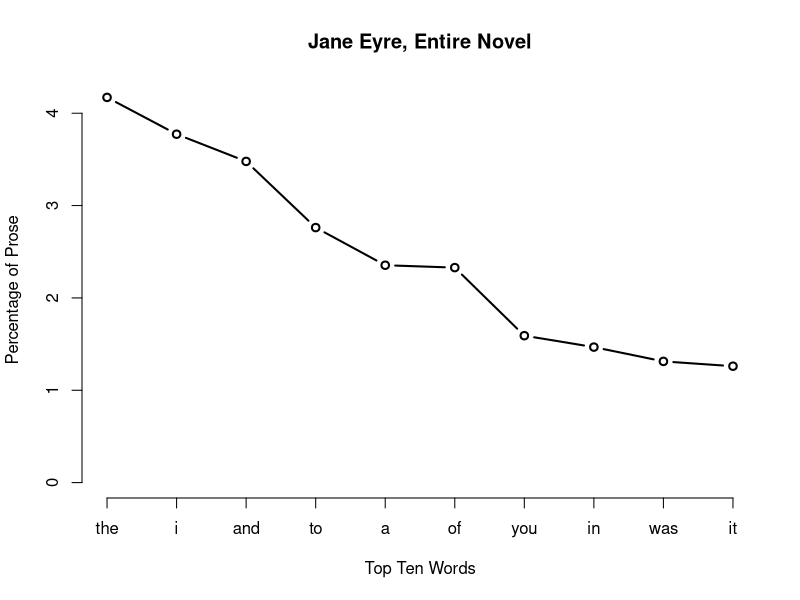

Here is the R script that generated this plot:
## ---- chunk 1
setwd("~/cyberdh/HILT-demo")
## ---- chunk 2
library(knitr)
library(markdown)
library(rmarkdown)
## ---- chunk 3
text.v <- scan("janeEyre.txt", what="character", sep="\n")
## ---- chunk 4
janeEyre.v <- paste(text.v, collapse="  ")
## ---- chunk 5
janeEyre.lower.v <- tolower(janeEyre.v)
## ---- chunk 6
janeEyre.words <- strsplit(janeEyre.lower.v, "\\W")
## ---- chunk 7
janeEyre.word.v <- unlist(janeEyre.words)
## ---- chunk 8
not.blanks.v <- which(janeEyre.word.v != "")
janeEyre.word.v <- janeEyre.word.v[not.blanks.v]
## ---- chunk 9
length(unique(janeEyre.word.v))
## ---- chunk 10
janeEyre.freqs.t <- table(janeEyre.word.v)
sorted.janeEyre.freqs.t <- sort(janeEyre.freqs.t, decreasing=TRUE)
## ---- chunk 11
sorted.janeEyre.rel.freqs.t <- 100*(sorted.janeEyre.freqs.t/sum(sorted.janeEyre.freqs.t))
## ---- chunk 12
plot(sorted.janeEyre.rel.freqs.t[1:10], type="b", main="Jane Eyre, Entire Novel", xlab="Top Ten Words", 
     ylab="Percentage of Prose", xaxt="n",)
axis(1,1:10, labels=names(sorted.janeEyre.rel.freqs.t[1:10]))
